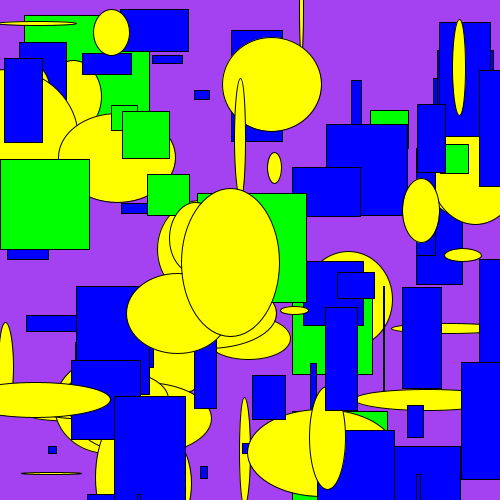
Frame 1 (no input)
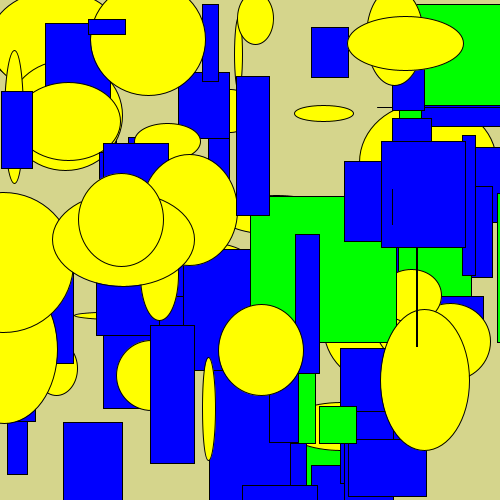
Frame 60 (the mouse pressed at the canvas centre just before this capture)
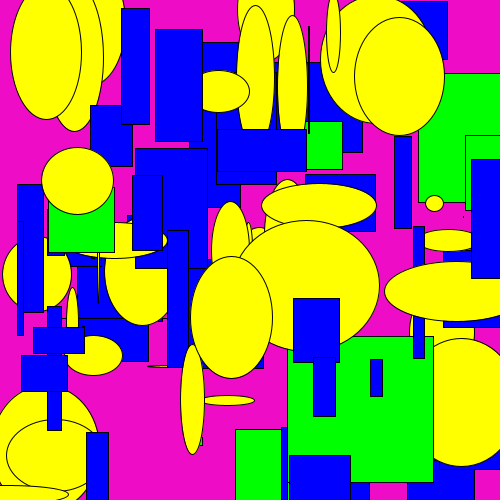
Frame 120 (the mouse held since frame 60 and released just before this capture)

The Processing sketch that drew these frames (run headless with seeded random() and noise(); from frame 60 on, the mouse is pressed at the canvas centre):

// Processing sketch: processing_82447
// ── processing_82447.pde


void setup(){
  size(500,500);
  frameRate(6);
}
void draw(){
  int x=0;
  background(random(0,255),random(0,255),random(0,255));
  while(x<100){
    if(x%2==0){
      rectangle();
    }
    else if(x%5==0){
      square();
    }
    else{
      ellipse();
    }
    x++;
  }
}
void ellipse(){
  fill(255,255,0);
  ellipse(random(0,500),random(0,500),random(0,150),random(0,150));
}
void square(){
  fill(0,255,0);
  float r=random(0,150);
  rect(random(0,500),random(0,500),r,r);  
}
void rectangle(){
  fill(0,0,255);
  rect(random(0,500),random(0,500),random(0,90),random(0,140));
}
  
  
